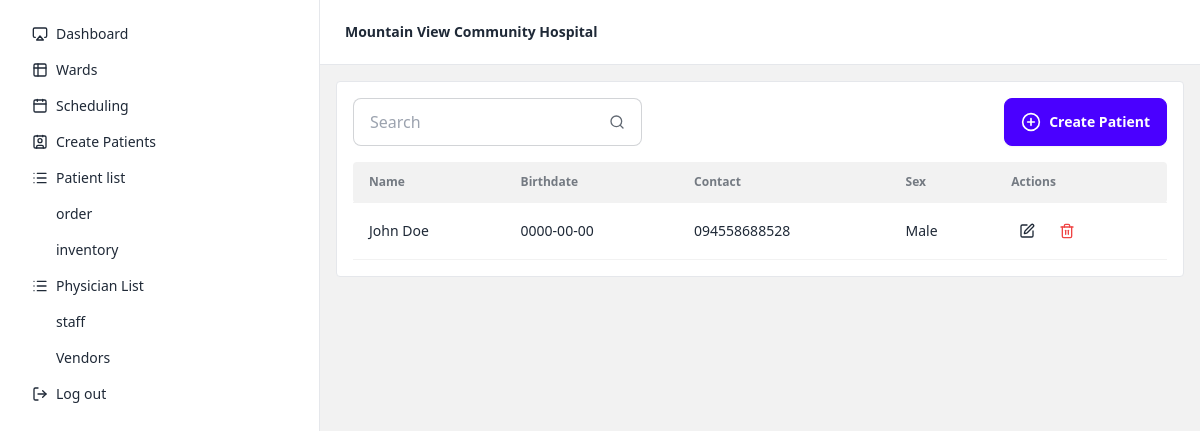
Before: /patients.php with the older database file.
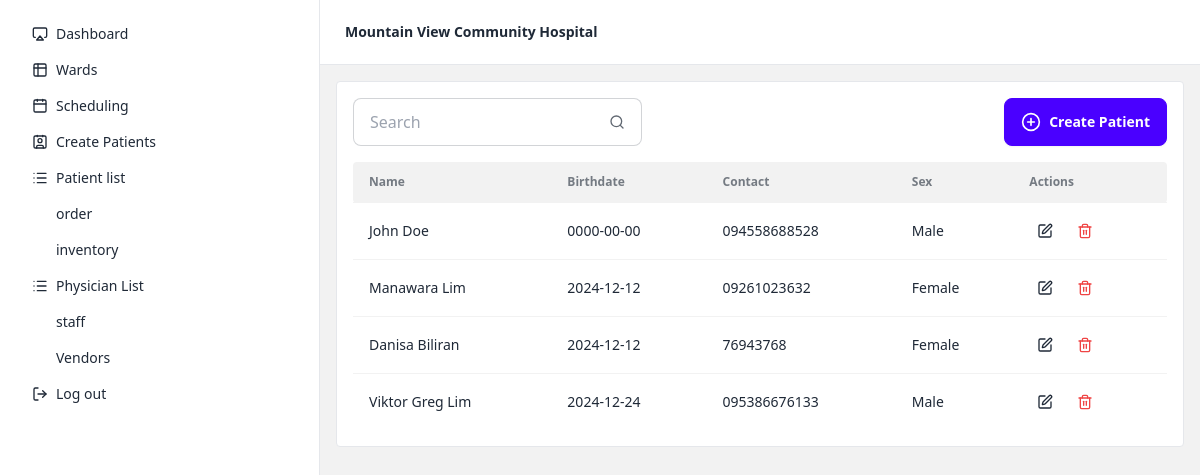
After: the same page with the newer database file.
### tables this page shows
CREATE TABLE `patients` (
  `patient_id` int(11) NOT NULL,
  `name` varchar(255) NOT NULL,
  `birthdate` date NOT NULL,
  `contact` varchar(255) NOT NULL,
  `sex` enum('Male','Female') NOT NULL
);

### classes/database.class.php (called while the page is built, shortened)
<?php
class Database
{
  function __construct()
  {
    $this->conn = new PDO("mysql: host=localhost;dbname=mvch", "root", "");
  }
}
?>

### classes/patients.class.php (called while the page is built, shortened)
<?php
require_once __DIR__ . "/database.class.php";
class Patients extends Database
{
  function fetchAll()
  {
    $query = $this->conn->prepare("SELECT * FROM patients");
    $query->execute();
    return $query->fetchAll();
  }
}
?>

### patients.php (the view, shortened to what this page needs)
<?php require_once __DIR__ . "/classes/patients.class.php"; ?>
<?php $patients = new Patients() ?>
<!DOCTYPE html>
<html lang="en" data-theme="light">
<?php require_once __DIR__ . "/includes/head.php"; ?>
<body>
  <div class="drawer lg:drawer-open">
    <div class="drawer-content bg-base-200">
      <?php require_once __DIR__ . "/includes/navbar.php"; ?>
      <section class="p-4">
        <div class="border rounded w-full bg-base-100 p-4 overflow-x-scroll">
          <div class="flex items-center justify-between mb-4">
            <div class="flex">
              <label class="input input-bordered flex items-center gap-2">
                <input id="search-table" type="text" class="grow" placeholder="Search" />
                <i data-lucide="search" class="h-4 w-4 opacity-70"></i>
              </label>
            </div>
            <button onclick="modal.showModal()" class="btn btn-primary">
              <i data-lucide="plus-circle" class="h-5 w-5"></i>
              Create Patient
            </button>
          </div>
          <table id="data-table" style="width: 100%;" class="table table-auto ">
            <thead>
              <tr class="bg-base-200">
                <th class="rounded-s">Name</th>
                <th>Birthdate</th>
                <th>Contact</th>
                <th>Sex</th>
                <th class="rounded-e">Actions</th>
              </tr>
            </thead>
            <tbody>
              <?php foreach ($patients->fetchAll() as $patient):
                extract($patient); ?>
                <tr>
                  <td><?= $name ?></td>
                  <td><?= $birthdate ?></td>
                  <td><?= $contact ?></td>
                  <td><?= $sex ?></td>
                  <td>
                    <div class="flex item-center gap-2">
                      <button data-id="<?= $patient_id ?>" class="edit btn btn-square btn-sm btn-ghost">
                        <i data-lucide="edit" class="h-4 w-4"></i>
                      </button>
                      <button data-id="<?= $patient_id ?>" class="delete btn btn-square btn-sm btn-ghost">
                        <i data-lucide="trash" class="h-4 w-4 text-red-500"></i>
                      </button>
                    </div>
                  </td>
                </tr>
              <?php endforeach; ?>
            </tbody>
          </table>
        </div>
      </section>
    </div>
    <?php require_once __DIR__ . "/includes/sidebar.php"; ?>
  </div>
</body>
</html>

### includes/sidebar.php (shortened to what this page needs)
<?php
$menuItems = [
  [
    'icon' => 'airplay',
    'label' => 'Dashboard',
    'href' => '/staff-and-scheduling/index.php',
  ],
  [
    'icon' => 'table-2',
    'label' => 'Wards',
    'href' => '/staff-and-scheduling/wards.php',
  ],
  [
    'icon' => 'calendar',
    'label' => 'Scheduling',
    'href' => '/staff-and-scheduling/scheduling.php',
  ],
  [
    'icon' => 'contact',
    'label' => 'Create Patients',
    'href' => '/staff-and-scheduling/patients.php',
  ],
  [
    'icon' => 'list',
    'label' => 'Patient list',
    'href' => '/staff-and-scheduling/patientList.php',
  ],
  [
    'icon' => 'cart',
    'label' => 'order',
    'href' => '/staff-and-scheduling/orderList.php',
  ],
  [
    'icon' => 'inventory',
    'label' => 'inventory',
    'href' => '/staff-and-scheduling/itemList.php',
  ],
  [
    'icon' => 'list',
    'label' => 'Physician List',
    'href' => '/staff-and-scheduling/physicianList.php',
  ],
  [
    'icon' => 'staff',
    'label' => 'staff',
    'href' => '/staff-and-scheduling/staffList.php',
  ],
  [
    'icon' => 'Vendors',
    'label' => 'Vendors',
    'href' => '/staff-and-scheduling/vendorList.php',
  ],
  [
    'icon' => 'Log out',
    'label' => 'Log out',
    'href' => '/staff-and-scheduling/patients.php',
  ],
];
$currentPath = $_SERVER['REQUEST_URI'];
?>
<div class="drawer-side">
  <ul class="menu bg-base-100 border-r text-base-content min-h-full w-80 p-4">
    <?php foreach ($menuItems as $item): ?>
      <li>
        <a href="<?= $item["href"] ?>" class="<?= $item['href'] === $currentPath ? 'bg-base-300' : ''; ?>">
          <div class="flex items-center gap-2">
            <i data-lucide="<?= $item['icon']; ?>" class="h-4 w-4"></i>
            <?= htmlspecialchars($item['label']); ?>
          </div>
        </a>
      </li>
    <?php endforeach; ?>
  </ul>
</div>

Changed rows visible on the page:
added patients: name "Manawara Lim", birthdate "2024-12-12", contact "09261023632", sex "Female"
added patients: name "Danisa Biliran", birthdate "2024-12-12", contact "76943768", sex "Female"
added patients: name "Viktor Greg Lim", birthdate "2024-12-24", contact "095386676133", sex "Male"
